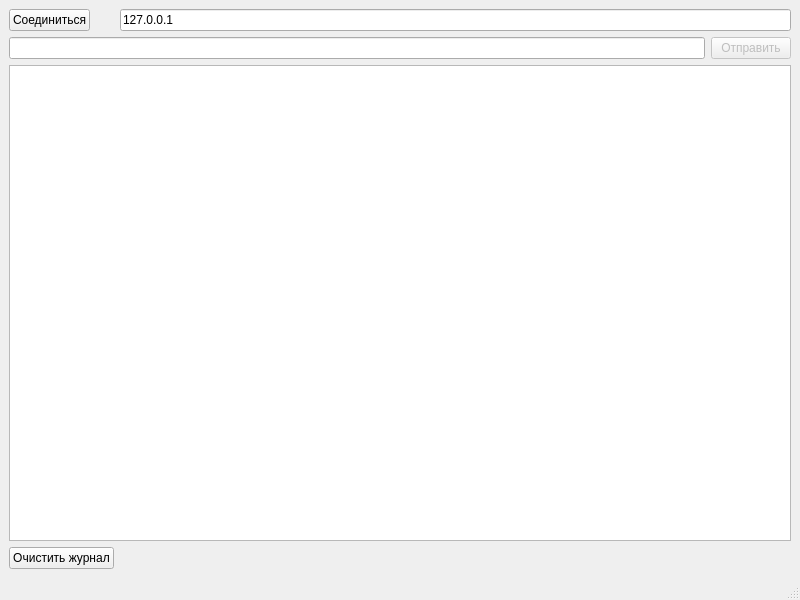
<?xml version="1.0" encoding="UTF-8"?>
<ui version="4.0">
 <class>MainWindow</class>
 <widget class="QMainWindow" name="MainWindow">
  <property name="geometry">
   <rect>
    <x>0</x>
    <y>0</y>
    <width>800</width>
    <height>600</height>
   </rect>
  </property>
  <property name="windowTitle">
   <string>MainWindow</string>
  </property>
  <widget class="QWidget" name="centralwidget">
   <layout class="QGridLayout" name="gridLayout">
    <item row="1" column="3">
     <widget class="QPushButton" name="pushButtonSend">
      <property name="enabled">
       <bool>false</bool>
      </property>
      <property name="sizePolicy">
       <sizepolicy hsizetype="Fixed" vsizetype="Fixed">
        <horstretch>0</horstretch>
        <verstretch>0</verstretch>
       </sizepolicy>
      </property>
      <property name="text">
       <string>Отправить</string>
      </property>
     </widget>
    </item>
    <item row="1" column="0" colspan="3">
     <widget class="QLineEdit" name="lineEditCmd"/>
    </item>
    <item row="0" column="1" colspan="3">
     <widget class="QLineEdit" name="lineEditIp">
      <property name="text">
       <string>127.0.0.1</string>
      </property>
     </widget>
    </item>
    <item row="0" column="0">
     <widget class="QPushButton" name="pushButtonConnect">
      <property name="sizePolicy">
       <sizepolicy hsizetype="Fixed" vsizetype="Fixed">
        <horstretch>0</horstretch>
        <verstretch>0</verstretch>
       </sizepolicy>
      </property>
      <property name="text">
       <string>Соединиться</string>
      </property>
     </widget>
    </item>
    <item row="2" column="0" colspan="4">
     <widget class="QTextBrowser" name="textBrowserOutput"/>
    </item>
    <item row="3" column="0">
     <widget class="QPushButton" name="pushButtonClear">
      <property name="text">
       <string>Очистить журнал</string>
      </property>
     </widget>
    </item>
    <item row="3" column="1" colspan="2">
     <spacer name="horizontalSpacer">
      <property name="orientation">
       <enum>Qt::Horizontal</enum>
      </property>
      <property name="sizeHint" stdset="0">
       <size>
        <width>40</width>
        <height>20</height>
       </size>
      </property>
     </spacer>
    </item>
   </layout>
  </widget>
  <widget class="QStatusBar" name="statusbar"/>
 </widget>
 <resources/>
 <connections/>
</ui>
